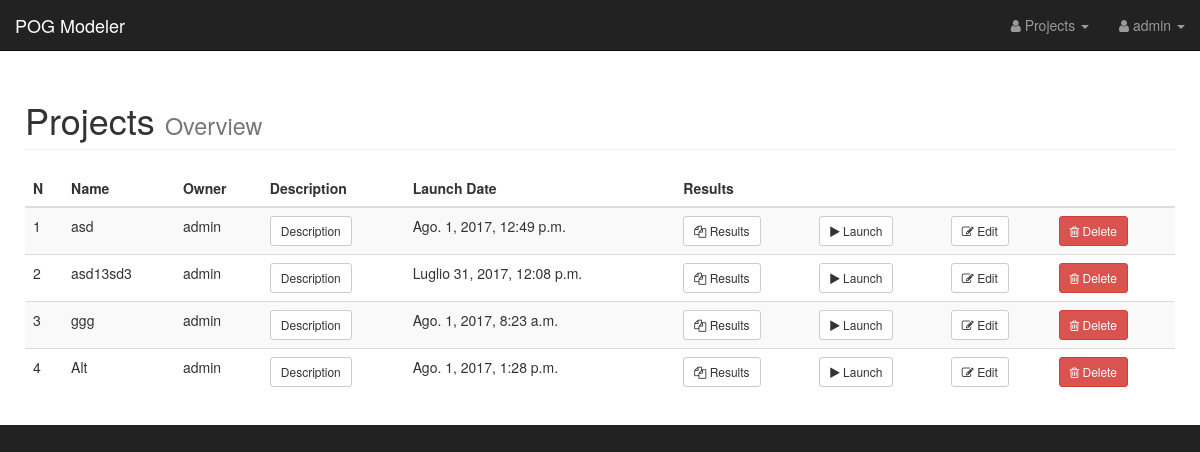
Page / (signed in) on the earlier database version.
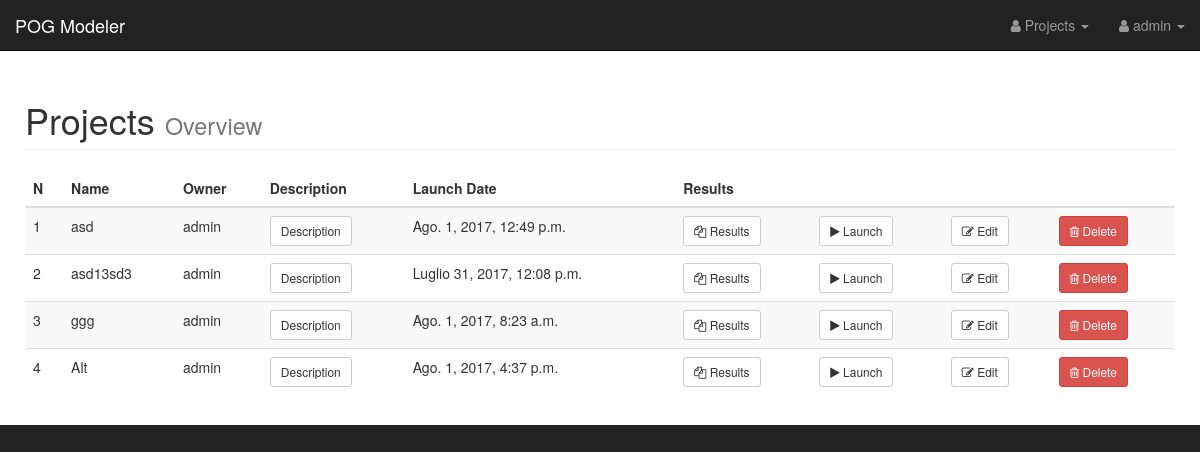
Same page on the later database version.
### AWD_Zanasi/models.py (models this page shows, shortened)
class Project(models.Model):
    name = models.CharField(max_length=200, default='project', help_text='Project name')
    user = models.ForeignKey(settings.AUTH_USER_MODEL, default='admin')
    matlab_file = models.FileField(upload_to=matlab_file_path, help_text="Matlab POG code file")
    proj_desc = models.CharField(max_length=400, blank=True, null=True, help_text="Project description")
    launch_date = models.DateTimeField(verbose_name='Launch Date', blank=True,
                                       null=True, help_text='Project last execution date')
    is_example = models.BooleanField(default=False,
                                     help_text='Used only by an Admin user to mark a project as an example for users.')

### AWD_Zanasi/views.py (the view)
# urls.py: url(r'^$', views.index, name='index'),
def index(request):
    if request.user.is_authenticated:
        if request.user.is_superuser:
            projects = Project.objects.all()
            results = ProjectOutput.objects.all()
        else:
            projects = Project.objects.filter(user=request.user)
            results = ProjectOutput.objects.filter(project__in=projects)
        return render(request, 'AWD_Zanasi/home.html',
                      {
                          'projects': projects,
                          'project_outputs': results
                      }
                      )
    return render(request, 'AWD_Zanasi/home.html')

### AWD_Zanasi/templates/AWD_Zanasi/home.html (shortened to what this page needs)
{% extends "AWD_Zanasi/base.html" %}
{% block container %}
    <div class="container-fluid">
        {% if user.is_authenticated %}
            <div class="row">
                <div class="col-lg-12">
                    <h1 class="page-header">
                        Projects
                        <small>Overview</small>
                    </h1>
                </div>
            </div>
            <div class="table-responsive">
                <table class="table table-hover table-striped">
                    <thead>
                    <tr>
                        <th>N</th>
                        <th>Name</th>
                        {% if user.is_superuser %}
                            <th>Owner</th>
                        {% endif %}
                        <th>Description</th>
                        <th>Launch Date</th>
                        <th>Results</th>
                        <th></th>
                        <th></th>
                        <th></th>
                    </tr>
                    </thead>
                    <tbody>
                    {% for project in projects %}
                        <tr>
                            <td>{{ forloop.counter }}</td>
                            <td>{{ project.name }}</td>
                            {% if user.is_superuser %}
                                <td>{{ project.user.username }}</td>
                            {% endif %}
                            <td>
                                <button type="button" class="btn btn-default btn-sm" data-toggle="modal"
                                        data-target="#modal-{{ forloop.counter }}">
                                    Description
                                </button>
                            </td>
                            <td>{{ project.launch_date }}</td>
                            {% if project.launch_date %}
                                <td><a class="btn btn-default btn-sm" role="button"
                                       href="{% url 'project_results' project.id %}"><i class="fa fa-files-o"></i>
                                    Results</a></td>
                            {% else %}
                                <td>No Results</td>
                            {% endif %}
                            <td><a id="launchproj" class="btn btn-default btn-sm" role="button"
                                   href="{% url 'launch_project' project.id %}"><i class="fa fa-play"></i>
                                Launch</a></td>
                            <td><a class="btn btn-default btn-sm" role="button"
                                   href="{% url 'edit_project' project.id %}"><i class="fa fa-edit"></i> Edit</a></td>
                            <th>
                                <form id="deleteForm"
                                      class="form-horizontal"
                                      action="{% url 'delete_project' project.id %}"
                                      method="POST"
                                      onsubmit="return confirm('Are you sure you want to delete Project {{ project.name }}?' );">
                                    <button type="submit" class="btn btn-danger btn-sm" value="Submit Button">
                                        <i class=" fa fa-trash-o"></i> Delete
                                    </button>
                                </form>
                            </th>
                        </tr>
                    {% endfor %}
                    </tbody>
                </table>
            </div>
        {% endif %}
    </div>
{% endblock %}

Differences in the rows shown:
changed Project "Alt": launch_date "Ago. 1, 2017, 1:28 p.m." → "Ago. 1, 2017, 4:37 p.m."
